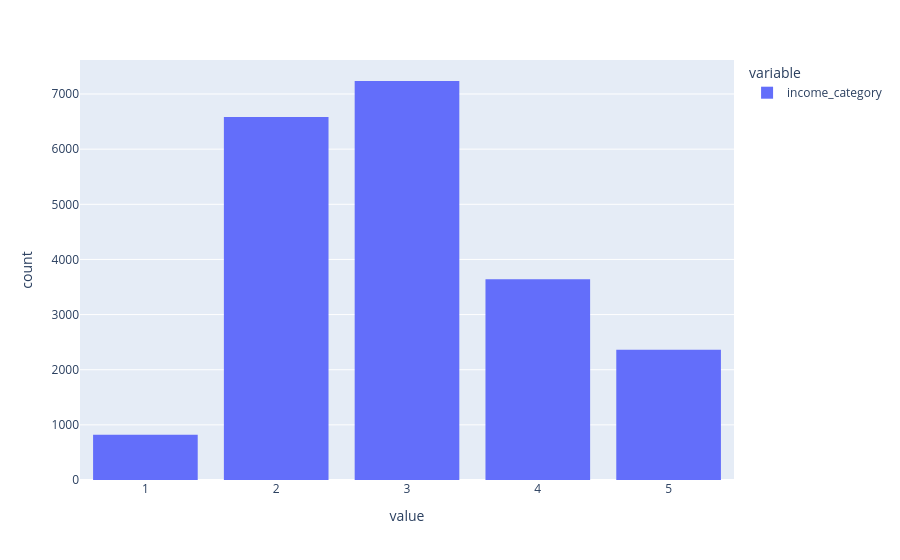

This figure's notebook cell:
### Markdown cell above
### Discretize 'madian_income' category

### Code cell
housing['income_category'] = np.ceil(housing['median_income'] / 1.5)

housing['income_category'].where(housing['income_category'] < 5, 5.0,
                                 inplace=True)

px.histogram(housing.income_category).update_layout(bargap=0.2)

### Figure 1 — Plotly figure (JSON) as saved in the notebook; plotly's stock layout.template omitted (floating-point values rounded to 4 significant figures; data arrays with more than 128 entries replaced by an {"elided": "..."} marker saying what was removed)
{"data": [{"alignmentgroup": "True", "bingroup": "x", "hovertemplate": "variable=income_category<br>value=%{x}<br>count=%{y}<extra></extra>", "legendgroup": "income_category", "marker": {"color": "#636efa"}, "name": "income_category", "offsetgroup": "income_category", "orientation": "v", "showlegend": true, "type": "histogram", "x": {"elided": "20640 float values"}, "xaxis": "x", "yaxis": "y"}], "layout": {"bargap": 0.2, "barmode": "relative", "legend": {"title": {"text": "variable"}, "tracegroupgap": 0}, "margin": {"t": 60}, "xaxis": {"anchor": "y", "domain": [0.0, 1.0], "title": {"text": "value"}}, "yaxis": {"anchor": "x", "domain": [0.0, 1.0], "title": {"text": "count"}}}}
